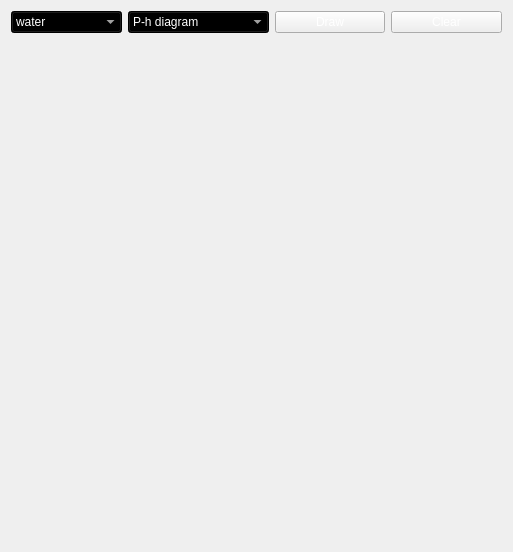
<?xml version="1.0" encoding="UTF-8"?>
<ui version="4.0">
 <class>Form</class>
 <widget class="QWidget" name="Form">
  <property name="geometry">
   <rect>
    <x>0</x>
    <y>0</y>
    <width>513</width>
    <height>552</height>
   </rect>
  </property>
  <property name="windowTitle">
   <string>Form</string>
  </property>
  <property name="styleSheet">
   <string notr="true">background-image: url(:/background/배경.png);</string>
  </property>
  <layout class="QGridLayout" name="gridLayout_2">
   <item row="0" column="0">
    <layout class="QGridLayout" name="gridLayout">
     <item row="0" column="0">
      <widget class="QComboBox" name="comboBox">
       <property name="styleSheet">
        <string notr="true">color: qlineargradient(spread:pad, x1:0, y1:1, x2:1, y2:0, stop:0 rgba(255, 255, 255, 255), stop:1 rgba(255, 255, 255, 255));
background-color: qlineargradient(spread:pad, x1:0, y1:0, x2:1, y2:0, stop:0 rgba(69, 83, 100, 255), stop:1 rgba(255, 255, 255, 255));
background-color: qlineargradient(spread:pad, x1:1, y1:0, x2:1, y2:0, stop:0 rgba(69, 83, 100, 255), stop:1 rgba(255, 255, 255, 255));
color: rgb(255, 255, 255);
background-image: url(:/background/버튼.png);
font: 10pt &quot;맑은 고딕&quot;;</string>
       </property>
       <item>
        <property name="text">
         <string>water</string>
        </property>
       </item>
       <item>
        <property name="text">
         <string>R12</string>
        </property>
       </item>
       <item>
        <property name="text">
         <string>R22</string>
        </property>
       </item>
       <item>
        <property name="text">
         <string>R134a</string>
        </property>
       </item>
       <item>
        <property name="text">
         <string>R410a</string>
        </property>
       </item>
      </widget>
     </item>
     <item row="0" column="1">
      <widget class="QComboBox" name="comboBox_2">
       <property name="styleSheet">
        <string notr="true">color: qlineargradient(spread:pad, x1:0, y1:1, x2:1, y2:0, stop:0 rgba(255, 255, 255, 255), stop:1 rgba(255, 255, 255, 255));
background-color: qlineargradient(spread:pad, x1:0, y1:0, x2:1, y2:0, stop:0 rgba(69, 83, 100, 255), stop:1 rgba(255, 255, 255, 255));
background-color: qlineargradient(spread:pad, x1:1, y1:0, x2:1, y2:0, stop:0 rgba(69, 83, 100, 255), stop:1 rgba(255, 255, 255, 255));
color: rgb(255, 255, 255);
background-image: url(:/background/버튼.png);
font: 10pt &quot;맑은 고딕&quot;;</string>
       </property>
       <item>
        <property name="text">
         <string>P-h diagram</string>
        </property>
       </item>
       <item>
        <property name="text">
         <string>T-s diagram</string>
        </property>
       </item>
       <item>
        <property name="text">
         <string>Psychrometric Chart</string>
        </property>
       </item>
      </widget>
     </item>
     <item row="0" column="2">
      <widget class="QPushButton" name="pushButton">
       <property name="styleSheet">
        <string notr="true">QPushButton {
color: qlineargradient(spread:pad, x1:0, y1:1, x2:1, y2:0, stop:0 rgba(255, 255, 255, 255), stop:1 rgba(255, 255, 255, 255));
background-image: url(:/background/버튼.png);
font: 10pt &quot;맑은 고딕&quot;;
}
QPushButton:hover{
border-image: url(:/background/버튼클릭.png);
}</string>
       </property>
       <property name="text">
        <string>Draw</string>
       </property>
      </widget>
     </item>
     <item row="0" column="3">
      <widget class="QPushButton" name="pushButton_2">
       <property name="styleSheet">
        <string notr="true">QPushButton {
color: qlineargradient(spread:pad, x1:0, y1:1, x2:1, y2:0, stop:0 rgba(255, 255, 255, 255), stop:1 rgba(255, 255, 255, 255));
background-image: url(:/background/버튼.png);
font: 10pt &quot;맑은 고딕&quot;;
}
QPushButton:hover{
border-image: url(:/background/버튼클릭.png);
}</string>
       </property>
       <property name="text">
        <string>Clear</string>
       </property>
      </widget>
     </item>
     <item row="1" column="0" colspan="4">
      <widget class="QLabel" name="label">
       <property name="text">
        <string/>
       </property>
      </widget>
     </item>
    </layout>
   </item>
  </layout>
 </widget>
 <resources>
  <include location="../resource/resources.qrc"/>
 </resources>
 <connections/>
</ui>
